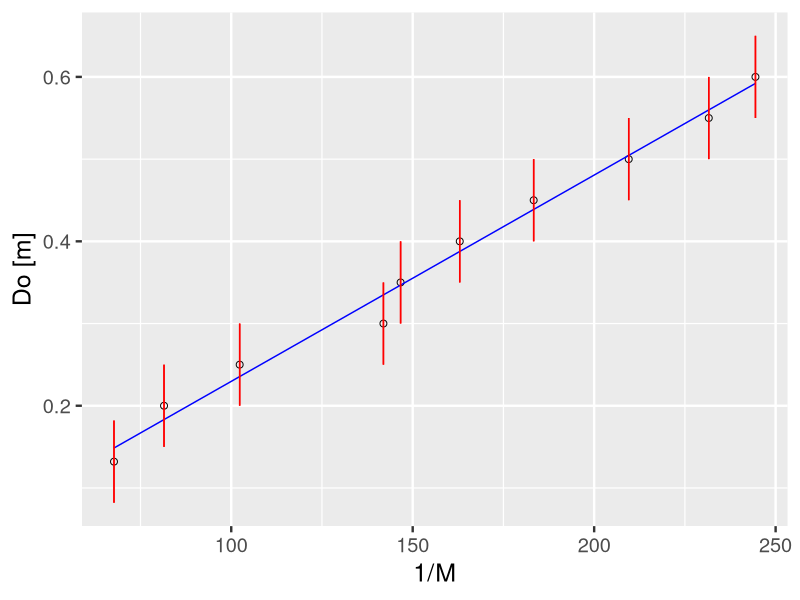

The R script that drew this image:
## ANÁLISE DE DADOS DO EXPERIMENTO 2 DE F839-A (2S 2020)
## Autor: João Vitor Martins Fernandez
## Objetivo: dado um vetor de entrada de dados, o script cria um 
## dataframe e utiliza a função lm para fazer a regressão linear.
## As funções são para o plot dos gráficos
## Dados apêndice 1: Rodar linhas 14 até 25;
## Dados corpo do relatório (lente traseira): Rodar linhas 35 até 41 
## Dados corpo do relatório (lente frontal): Rodar linhas 46 até 52 
## Gráfico: Rodar linha 104, Estatísticas: Rodar linha 105

## ----- ENTRADA DE DADOS

### DADOS APÊNDICE 1 <- Apenas lente traseira

# Distância entre o objeto e a lente
Do <- c(0.16, 0.18, 0.24, 0.305, 0.33, 0.40, 0.47, 0.515, 0.62, 0.655)
Do.erro <- c(0.0005,0.0005,0.0005,0.0005,0.0005,0.0005,0.0005,0.0005,0.0005,0.0005)

# Tamanho do objeto na imagem
C <- c(0.036, 0.034, 0.025, 0.020, 0.015, 0.014, 0.011, 0.010, 0.009, 0.008)
C.erro <- c(0.0005,0.0005,0.0005,0.0005,0.0005,0.0005,0.0005,0.0005,0.0005,0.0005)

A = 0.1            # Altura do objeto = 10 cm
alpha <- 17.6      # Fator de conversão horizontal 
M <- C/(A*alpha)   # Magnificação
IM <- (1/M)        # Inverso da Magnificação
IM.erro <- sqrt((0.0005/0.1)^2 + (mean(C)*0.0005/(0.1)^2)^2)

### DADOS CORPO DO RELATÓRIO <- Ambas as lentes

## LENTE TRASEIRA

# Distância entre o objeto e a lente
Do <- c(0.155, 0.20, 0.25, 0.30, 0.35, 0.40, 0.45, 0.50, 0.55, 0.60)
Do.erro <- c(0.0005,0.0005,0.0005,0.0005,0.0005,0.0005,0.0005,0.0005,0.0005,0.0005)

# Tamanho do objeto na imagem
C <- c(0.085, 0.065, 0.053, 0.043, 0.037, 0.032, 0.028, 0.025, 0.023, 0.021)
C.erro <- c(0.0005,0.0005,0.0005,0.0005,0.0005,0.0005,0.0005,0.0005,0.0005,0.0005)
alpha <- 19.1

## LENTE FRONTAL

# Distância entre o objeto e a lente
Do <- c(0.132, 0.20, 0.25, 0.30, 0.35, 0.40, 0.45, 0.50, 0.55, 0.60)
Do.erro <- c(0.0005,0.0005,0.0005,0.0005,0.0005,0.0005,0.0005,0.0005,0.0005,0.0005)

# Tamanho do objeto na imagem
C <- c(0.065, 0.054, 0.043, 0.031, 0.030, 0.027, 0.024, 0.021, 0.019, 0.018)
C.erro <- c(0.0005,0.0005,0.0005,0.0005,0.0005,0.0005,0.0005,0.0005,0.0005,0.0005)
alpha <- 25

# Cálculo da Magnificação

A = 0.176          # Altura do objeto fotografado = 17.6 cm
M <- C/(A*alpha)   # Magnificação
IM <- (1/M)        # Inverso da Magnificação

# CONVERSÃO EM DATAFRAME PARA A ANÁLISE
Dados <- data.frame(Do,IM,IM.erro)

## ----- FUNCOES PARA LINEARIZACAO

# LENTE DIVERGENTE
Ajuste.Lin <- function(dados){
  
  LIN <- lm(Do ~ I(IM), 
            data = dados, 
            weights = 1/(IM.erro)^2)  # Incerteza
  
  red.pred <- predict(LIN)
  
  return(list(fit = LIN, red.pred = red.pred))
}

## ----- AJUSTE

# CHAMADA DA FUNÇÃO
Smartphone.fit <- Ajuste.Lin(Dados)  

## ----- FUNCOES PARA PLOTAR OS GRAFICOS
library(ggplot2)

plot.Smartphone <- function(dados,ajuste,
                      rotuloX = "1/M",
                      rotuloY = "Do [m]"){
  
  dados$ajuste <- ajuste$red.pred
  
  gr <- ggplot(data = dados, aes(x = IM, y = Do))
  gr <- gr + geom_point(aes(x = IM, y = Do), size = 2, shape = 1)
  gr <- gr + geom_line(aes(x = IM, y = ajuste), colour = "blue")
  gr <- gr + labs(x = rotuloX, y = rotuloY)
  gr <- gr + theme_gray(base_size = 18)
  gr <- gr + geom_errorbar(aes(xmin = IM - 0.005, xmax = IM + 0.005), width = .1, colour = "red")

  return (gr)
}

## ----- PLOT DOS GRÁFICOS E RESULTADOS
Grafico.Smartphone <- plot.Smartphone(Dados,Smartphone.fit)

# Resultados
Grafico.Smartphone
summary(Smartphone.fit$fit) 

# RESULTADOS CORPO DO RELATÓRIO
# TRASEIRA: f = (3.66 +- 0.03) mm <==> fabricante = 3.6 mm
# FRONTAL: f = (2.51 +- 0.09) mm <===> fabricante = 2.53 mm

# RESULTADOS APÊNDICE 1
# TRASEIRA: f = (2.9 +- 0.1) mm <==> fabricante = 2.8 mm
